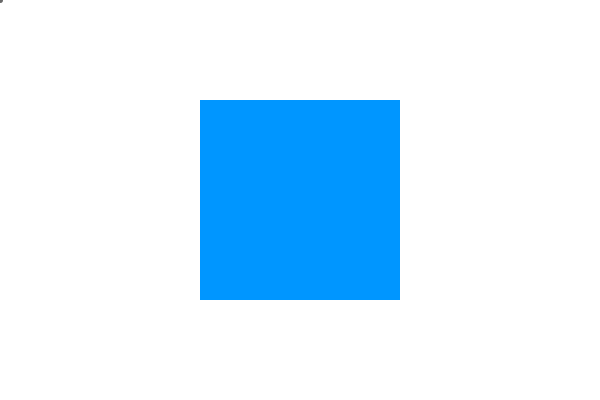
Frame 1 (no input)
Frame 60 (the mouse pressed at the canvas centre just before this capture): identical to frame 1, image omitted
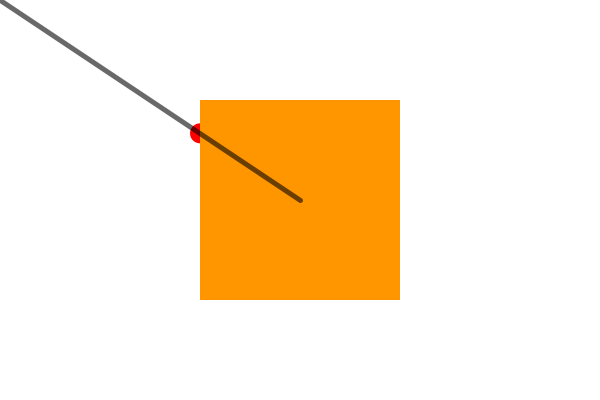
Frame 120 (the mouse held since frame 60 and released just before this capture)

The Processing sketch that drew these frames (run headless with seeded random() and noise(); from frame 60 on, the mouse is pressed at the canvas centre):

// Processing sketch: LineRect
// ── LineRect.pde

/*
LINE/RECTANGLE
 Jeff Thompson | 2015 | www.jeffreythompson.org
 
 */

float x1 = 0;      // points for line (controlled by mouse)
float y1 = 0;
float x2 = 0;      // static point
float y2 = 0;

float sx = 200;    // square position
float sy = 100;
float sw = 200;    // and size
float sh = 200;


void setup() {
  size(600, 400);

  strokeWeight(5);  // make the line easier to see
}


void draw() {
  background(255);
  
  // set end of line to mouse coordinates
  x1 = mouseX;
  y1 = mouseY;

  // check if line has hit the square
  // if so, change the fill color
  boolean hit = lineRect(x1,y1,x2,y2, sx,sy,sw,sh);
  if (hit) fill(255,150,0);
  else fill(0,150,255);
  noStroke();
  rect(sx, sy, sw, sh);

  // draw the line
  stroke(0, 150);
  line(x1, y1, x2, y2);
}


// LINE/RECTANGLE
boolean lineRect(float x1, float y1, float x2, float y2, float rx, float ry, float rw, float rh) {
  
  // check if the line has hit any of the rectangle's sides
  // uses the Line/Line function below
  boolean left =   lineLine(x1,y1,x2,y2, rx,ry,rx, ry+rh);
  boolean right =  lineLine(x1,y1,x2,y2, rx+rw,ry, rx+rw,ry+rh);
  boolean top =    lineLine(x1,y1,x2,y2, rx,ry, rx+rw,ry);
  boolean bottom = lineLine(x1,y1,x2,y2, rx,ry+rh, rx+rw,ry+rh);
  
  // if ANY of the above are true, the line has hit the rectangle
  if (left || right || top || bottom) {
    return true;
  }
  return false;
}


// LINE/LINE
boolean lineLine(float x1, float y1, float x2, float y2, float x3, float y3, float x4, float y4) {

  // calculate the direction of the lines
  float uA = ((x4-x3)*(y1-y3) - (y4-y3)*(x1-x3)) / ((y4-y3)*(x2-x1) - (x4-x3)*(y2-y1));
  float uB = ((x2-x1)*(y1-y3) - (y2-y1)*(x1-x3)) / ((y4-y3)*(x2-x1) - (x4-x3)*(y2-y1));

  // if uA and uB are between 0-1, lines are colliding
  if (uA >= 0 && uA <= 1 && uB >= 0 && uB <= 1) {

    // optionally, draw a circle where the lines meet
    float intersectionX = x1 + (uA * (x2-x1));
    float intersectionY = y1 + (uA * (y2-y1));
    fill(255,0,0);
    noStroke();
    ellipse(intersectionX, intersectionY, 20, 20);

    return true;
  }
  return false;
}
